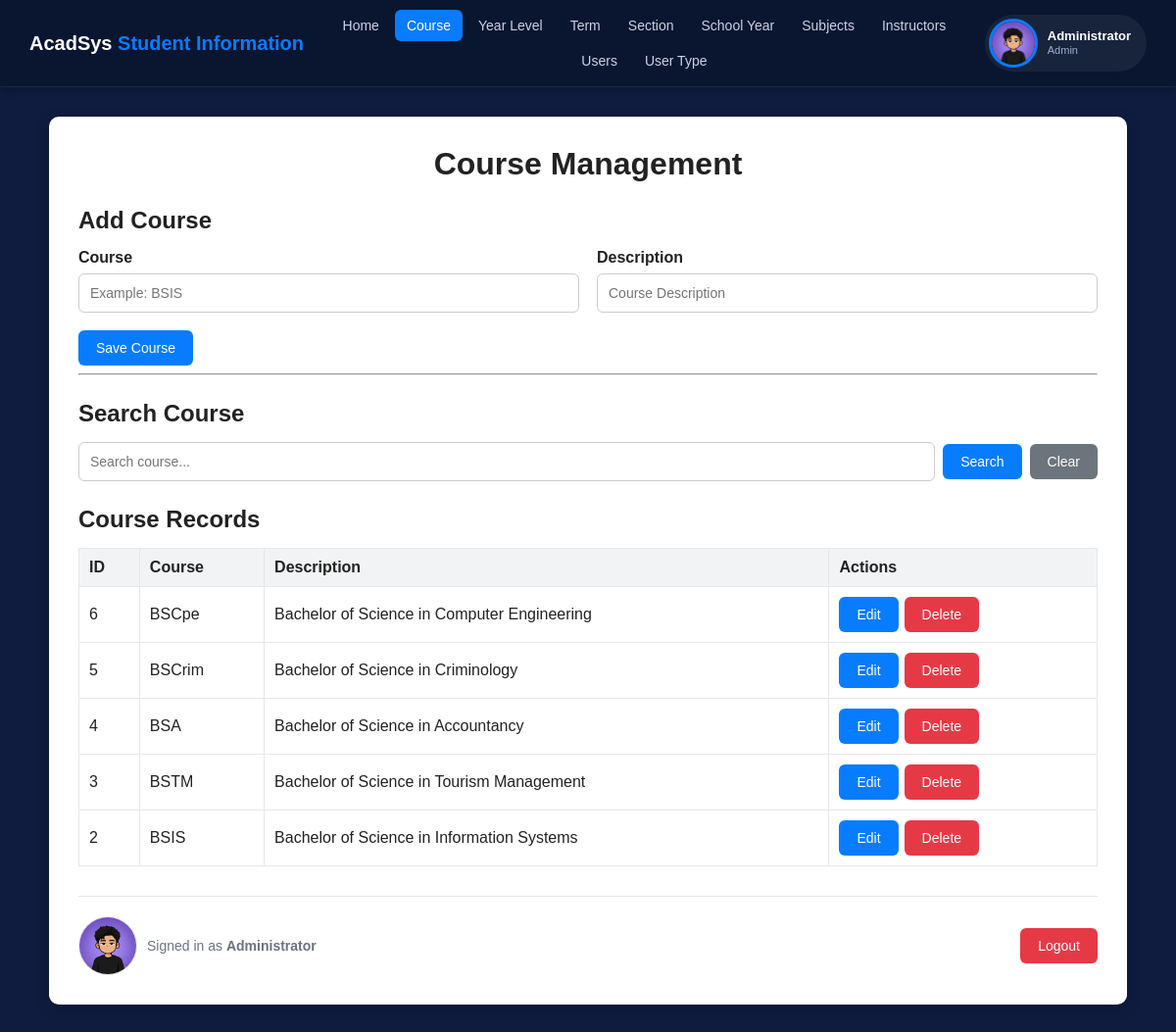
Screenshot of /course.php (signed in) with the database file from the repository.
### tables this page shows
CREATE TABLE `tbl_course` (
  `ID` int(11) NOT NULL,
  `COURSE` varchar(50) NOT NULL,
  `DESCRIPTION` varchar(255) NOT NULL
);

### course.php (the view, shortened to what this page needs)
<?php
include "db.php";
$search = trim($_GET['search'] ?? "");
if ($search != "") {
    $keyword = "%" . $search . "%";
    $stmt = $conn->prepare("SELECT * FROM tbl_course WHERE COURSE LIKE ? OR DESCRIPTION LIKE ? ORDER BY ID DESC");
    $stmt->bind_param("ss", $keyword, $keyword);
    $stmt->execute();
    $result = $stmt->get_result();
} else {
    $result = $conn->query("SELECT * FROM tbl_course ORDER BY ID DESC");
}
$editData = null;
?>
<!DOCTYPE html>
<html>
<head>
    <link rel="stylesheet" href="style.css">
</head>
<body>
<?php include "topnav.php"; ?>
<div class="page-wrap">
<div class="container">
    <h1>Course Management</h1>
    <h2><?php echo $editData ? "Update Course" : "Add Course"; ?></h2>
    <form method="POST">
        <div class="form-grid">
            <div class="form-group">
                <label>Course</label>
                <input type="text" name="course" placeholder="Example: BSIS"
                    value="<?php echo htmlspecialchars($editData['COURSE'] ?? ''); ?>" required>
            </div>
            <div class="form-group">
                <label>Description</label>
                <input type="text" name="description" placeholder="Course Description"
                    value="<?php echo htmlspecialchars($editData['DESCRIPTION'] ?? ''); ?>" required>
            </div>
            <div class="full actions">
                <?php if ($editData): ?>
                    <button type="submit" name="update">Update Course</button>
                    <a href="course.php" class="btn btn-secondary">Cancel</a>
                <?php else: ?>
                    <button type="submit" name="save">Save Course</button>
                <?php endif; ?>
            </div>
        </div>
    </form>
    <hr>
    <h2>Search Course</h2>
    <form method="GET" class="search-box">
        <input type="text" name="search" placeholder="Search course..." value="<?php echo htmlspecialchars($search); ?>">
        <button type="submit">Search</button>
        <a href="course.php" class="btn btn-secondary">Clear</a>
    </form>
    <h2>Course Records</h2>
    <table>
        <tr>
            <th>ID</th>
            <th>Course</th>
            <th>Description</th>
            <th>Actions</th>
        </tr>
        <?php while ($row = $result->fetch_assoc()): ?>
        <tr>
            <td><?php echo $row['ID']; ?></td>
            <td><?php echo htmlspecialchars($row['COURSE']); ?></td>
            <td><?php echo htmlspecialchars($row['DESCRIPTION']); ?></td>
            <td>
                <div class="actions">
                    <a href="course.php?edit=<?php echo $row['ID']; ?>" class="btn">Edit</a>
                    <form method="POST" onsubmit="return confirm('Delete this course?');">
                        <button type="submit" name="delete" class="btn-danger">Delete</button>
                    </form>
                </div>
            </td>
        </tr>
        <?php endwhile; ?>
    </table>
    <?php include "bottom_bar.php"; ?>
</div>
</div>
</body>
</html>

### style.css (style rules this page uses)
:root { --bg: #0f1c3f; --bg-navbar: #0a1530; --accent: #087cff; --accent-dark: #0665d1; --white: #ffffff; --text: #222; --muted: #6b7280; --border: #e5e7eb; --danger: #e63946; --secondary: #6c757d; }
* { box-sizing: border-box; }
body { margin: 0; font-family: Arial, sans-serif; background: var(--bg); color: var(--text); }
.page-wrap { padding: 30px; }
.container { max-width: 1100px; margin: 0 auto; background: var(--white); padding: 30px; border-radius: 10px; box-shadow: 0 4px 15px rgba(0, 0, 0, 0.15); }
h1 { text-align: center; margin-top: 0; margin-bottom: 25px; }
h2 { color: #222; margin-top: 25px; margin-bottom: 15px; }
.form-grid { display: grid; grid-template-columns: repeat(2, 1fr); gap: 18px; }
.form-group { display: flex; flex-direction: column; }
.full { grid-column: span 2; }
label { font-weight: bold; margin-bottom: 7px; }
input, select { width: 100%; padding: 11px; border: 1px solid #ccc; border-radius: 6px; font-size: 14px; background: white; }
button, .btn { border: none; background: var(--accent); color: white; padding: 10px 18px; border-radius: 6px; cursor: pointer; font-size: 14px; text-decoration: none; display: inline-block; }
.btn-danger, .delete { background: var(--danger) !important; }
.btn-secondary, .btn-cancel { background: var(--secondary); color: white; }
.actions { display: flex; align-items: center; gap: 6px; flex-wrap: wrap; }
.actions form { display: inline; margin: 0; }
.search-box { display: flex; gap: 8px; align-items: center; }
.search-box input { flex: 1; }
table { width: 100%; border-collapse: collapse; margin-top: 15px; }
th { background: #f1f3f5; text-align: left; font-weight: bold; }
th, td { border: 1px solid var(--border); padding: 10px; vertical-align: middle; }

### rows the page displays
tbl_course: ID "6", COURSE "BSCpe", DESCRIPTION "Bachelor of Science in Computer Engineering"
tbl_course: ID "5", COURSE "BSCrim", DESCRIPTION "Bachelor of Science in Criminology"
tbl_course: ID "4", COURSE "BSA", DESCRIPTION "Bachelor of Science in Accountancy"
tbl_course: ID "3", COURSE "BSTM", DESCRIPTION "Bachelor of Science in Tourism Management"
tbl_course: ID "2", COURSE "BSIS", DESCRIPTION "Bachelor of Science in Information Systems"

### other values shown
$label "Home Course Year Level Term Section School Year Subjects Instructors Users User Type"
$_SESSION['fullname'] "Administrator"
$navUserType "Admin"
